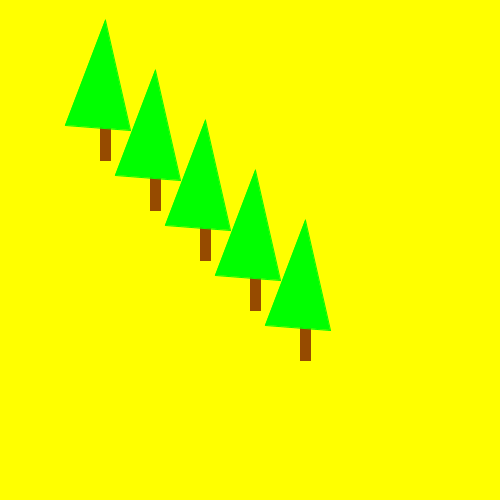
Frame 1 (no input)
Frame 60 (the mouse pressed at the canvas centre just before this capture): identical to frame 1, image omitted
Frame 120 (the mouse held since frame 60 and released just before this capture): identical to frame 1, image omitted

The Processing sketch that drew this single still picture (run headless with seeded random() and noise(); from frame 60 on, the mouse is pressed at the canvas centre):

// Processing sketch: h9_opdr_11
// ── h9_opdr_11.pde
void setup() {
  size(500, 500);
}

void draw() {
  background( 255, 255, 0);
  tekenboom(200,200,120);
  tekenboom(300,300,120);
  tekenboom(100,100,120);
  tekenboom(150,150,120);
  tekenboom(250,250,120);
  

}


void tekenboom(int pos1, int pos2, int pos3){
 pos3 = pos2 - 20;

fill(150,75,0);
stroke(150,75,0);
 rect( pos2,pos2 -40,10,100);
 noFill();
 fill(0,255,0);
    stroke(0,255,0);
  
 triangle(pos1 + 30, pos1 + 30, pos3 + 25, pos3 - 60, pos3 - 15, pos3 + 45);
}
